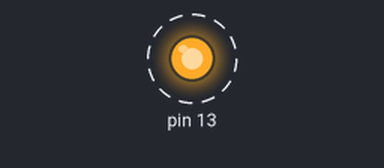
The sketch below on a simulated Arduino Uno, built with avr-gcc and run on an emulated ATmega328P. Shown: output pins drawn as LEDs (lit = HIGH). Dashed ring = blinking.

Above: at 0.5 s.
Timing chart, 0 to 4.6 s (numbered marks = the images above):
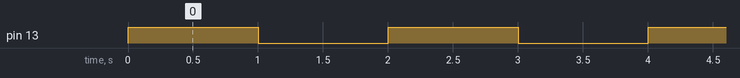

The sketch:

Introdu__o_ARDUINO.ino
```cpp
// C++ code
//
int ledInterno = 13;
int sensorUmidade = 7;

void setup()
{
  pinMode(13, OUTPUT);
  pinMode (sensorUmidade, INPUT);
}

void loop()
{
  digitalWrite(13, HIGH);
  delay(1000); // Wait for 1000 millisecond(s)
  digitalWrite(13, LOW);
  delay(1000); // Wait for 1000 millisecond(s)
}
```

Measured:
- by itself, pin 13: alternates HIGH for 1.0 s and LOW for 1.0 s
